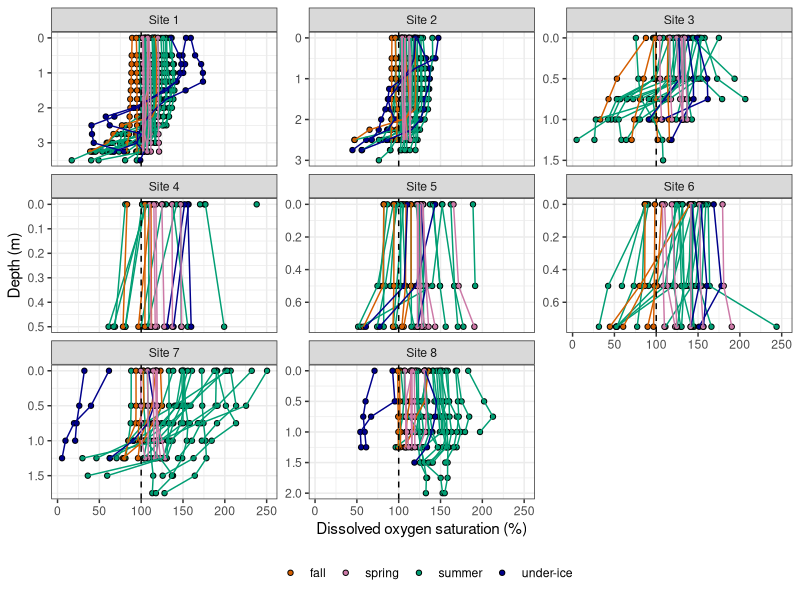
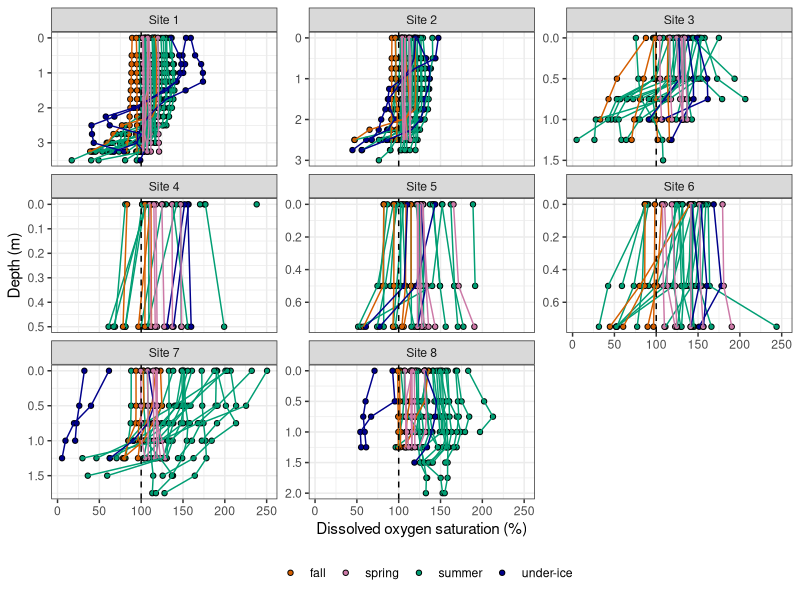

The R script that drew these images, in order:
library(tidyverse)

crosswalk <- read_csv("supplementary/data/crosswalk_biomass.csv")

profiles<- read_csv("supplementary/data/profiles_all.csv")|>
  mutate(season = ifelse(month(sampledate) < 3, "under-ice", 
                         ifelse(month(sampledate) > 2 & month(sampledate) <6, "spring",
                                ifelse(month(sampledate) > 8, "fall", "summer"))))%>%
  left_join(crosswalk, by = c("Site" = "site"))


ggplot(filter(profiles, !(Site == 4 & Depth > 0.9)&!(Site == 8 & Depth > 0.9)&!(Site == 6 & sampledate == as.Date("2022-07-25")))) + 
  geom_point(aes(x = DO_perc, y = Depth, fill = as.factor(season)), shape = 21) +
  geom_path(aes(x = DO_perc, y = Depth, group = sampledate, color = season)) +
  scale_fill_manual(values =c("#D55E00", "#CC79A7", "#009E73","darkblue"), name = "")+
  scale_color_manual(values =c("#D55E00", "#CC79A7", "#009E73","darkblue"))+
  geom_vline(xintercept = 100, linetype = "dashed")+
  facet_wrap(~rating_site, scales = "free_y") +
  xlab("Dissolved oxygen saturation (%)")+
  guides(size = FALSE, color = 'none')+
  scale_y_reverse(name = "Depth (m)") +
  # scale_x_continuous(name = ((expression(paste("C", O[2], " (", mu,"mol ", L^-1,")")))), limits = c(0, 2000))+
  theme_bw()+
  theme(legend.position = "bottom")

ggsave('supplementary/figures/FigureS3.png', width = 6.5, height = 6, dpi = 500)
